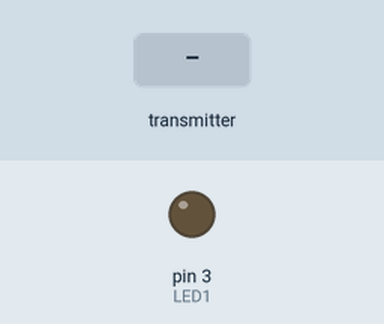
Bench run of a sketch on a simulated Arduino Uno, built with avr-gcc and run on an emulated ATmega328P. Shown: output pins drawn as LEDs (lit = HIGH). The test bench sets the inputs (shaded band). No radio packets arrive unless stated; what the sketch prints to the serial monitor is not drawn.

Above: at 1.2 s.
1.3 s: the transmitter starts sending msg.0 = 0
At 2.2 s:
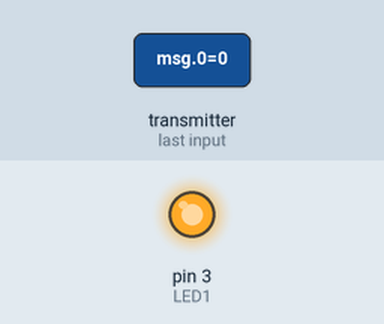
2.8 s: the transmitter starts sending msg.1 = 1
Timing chart, 0 to 5.8 s (numbered marks = the images above; inputs shaded):
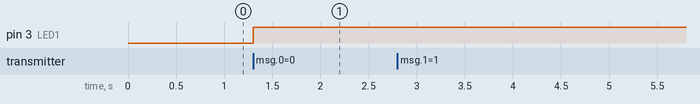

The sketch:

nrf_rxtx.ino
```cpp
#include <SPI.h>
#include <nRF24L01.h>
#include <RF24.h>
char msg[3];
RF24 radio(9,10);
const uint64_t pipe[2] = {0xF0F0F0F0E1LL,0xF0F0F0F0E2LL};
int LED1 = 3;

void setup(void){
Serial.begin(9600);
radio.begin();
radio.openReadingPipe(1,pipe[0]);
radio.openWritingPipe(pipe[1]);
radio.startListening();
pinMode(LED1, OUTPUT);}

void loop(void){
while(radio.available())
{
  radio.read(msg, sizeof(msg));
  Serial.println(msg[0]);
  Serial.println(msg[1]);
  Serial.println(msg[2]);
  //if (msg[0] == 'N')*/
  if(1)
  {
    Serial.println("ON");
    digitalWrite(LED1, HIGH);
    radio.stopListening();
    char resp[3];
    resp[0] = 'N';
    resp[1] = 'D';
    resp[2] = 'S';
    radio.write(resp, sizeof(resp));
    delay(50);
    radio.startListening();
  }
  else
  {
    Serial.println("OFF");
    digitalWrite(LED1, LOW);
  }
  delay(1000);
}

}
```

Measured:
- after the input at 1.3 s, pin 3 (LED1): LOW → HIGH at once
- after the input at 2.8 s, every drawn part: stays the same
